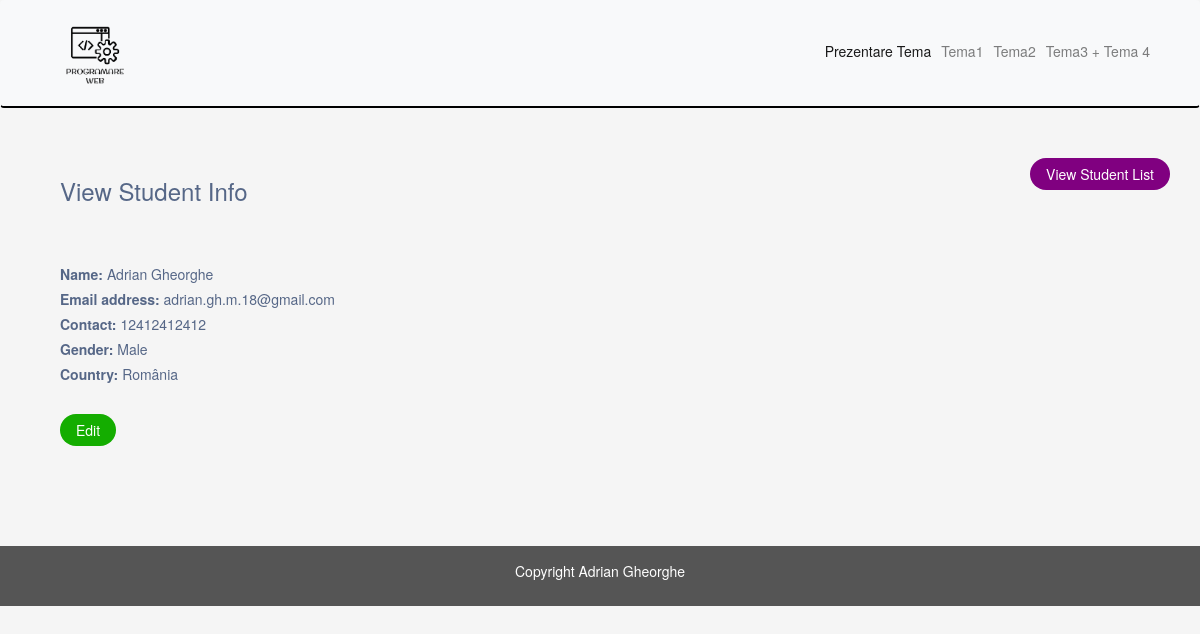
The page /read-student-info.php?id=37 on the database its author committed.
### tables this page shows
CREATE TABLE `students` (
  `student_id` int(11) NOT NULL,
  `student_name` varchar(100) NOT NULL,
  `email_address` varchar(100) NOT NULL,
  `contact` varchar(30) NOT NULL,
  `gender` varchar(15) NOT NULL,
  `country` varchar(50) NOT NULL,
  `datetime` datetime NOT NULL DEFAULT CURRENT_TIMESTAMP
);

### class/student.php (called while the page is built, shortened)
<?php
class Student
{
    private $conn;
    function __construct() {
    $servername = "localhost";
    $dbname = "programare_web";
    $username = "root";
    $password = "";
   $conn = new mysqli($servername, $username, $password, $dbname);
      if ($conn->connect_error) {
         die("Connection failed: " . $conn->connect_error);
      }else{
         $this->conn=$conn;
      }
   }
    public function view_student_by_student_id($id){
       if(isset($id)){
         $student_id= mysqli_real_escape_string($this->conn,trim($id));
         $sql="Select * from students where student_id='$student_id'";
         $result=  $this->conn->query($sql);
         return $result->fetch_assoc();
       }
    }
}
?>

### read-student-info.php (the view)
<?php
  include 'header.php';
  if(isset($_GET['id'])){
    $student_info=$student_obj->view_student_by_student_id($_GET['id']);
  }else{
    header('Location: index.php');
  }
 ?>
<div class="container" >
  <div class="row content">
  <div class="col-lg-6">
      <div class="container" >
        <div class="row content" style="padding-top:50px; padding-bottom:50px;">
          <div class="col-lg-8 col-md-8">
            <h3>View Student Info</h3>
          </div>
          <div class="col-lg-4 col-md-4">
            <a  href="tema34.php"  class="button button-purple" style="float:right;">View Student List</a>
          </div>
          <div class="col-lg-12 col-md-12 col-sm-12" style="margin-top:50px;">
            <label >Name:</label>
            <?php  if(isset($student_info['student_name'])){echo $student_info['student_name']; }?>
          </div>
          <div class="col-lg-12 col-md-12 col-sm-12">
            <label>Email address:</label>
            <?php  if(isset($student_info['email_address'])){echo $student_info['email_address'];} ?>
          </div>
          <div class="col-lg-12 col-md-12 col-sm-12">
            <label >Contact:</label>
            <?php  if(isset($student_info['contact'])){echo $student_info['contact'];} ?>
          </div>
          <div class="col-lg-12 col-md-12 col-sm-12">
            <label >Gender:</label>
            <?php  if(isset($student_info['gender'])){echo $student_info['gender'];} ?>
          </div>
          <div class="col-lg-12 col-md-12 col-sm-12">
            <label >Country:</label>
            <?php  if(isset($student_info['country'])){echo $student_info['country'];} ?>
          </div>
          <div class="col-lg-12 centered" style="margin-bottom: 50px; margin-top:25px;">
            <a href="<?php echo 'update-student-info.php?id='.$student_info["student_id"] ?>" class="button button-blue">Edit</a>
          </div>
        </div>
      </div>
    </div>
  </div>
</div>
 <?php
 include 'footer.php';
 ?>

### assets/style.css (style rules this page uses)
body { margin: 0; }
.button { border-radius: 100px; color: white; padding: 6px 16px; text-align: center; text-decoration: none; display: inline-block; font-size: 14px; cursor: pointer; }
.button-blue { background-color: rgb(20, 173, 0); }
.button-purple { background-color: purple; }
body { color: #566787; background: #f5f5f5; margin : 0; padding : 0; }

### rows shown on the page
students: student_name "Adrian Gheorghe", email_address "adrian.gh.m.18@gmail.com", contact "12412412412", gender "Male", country "România"
